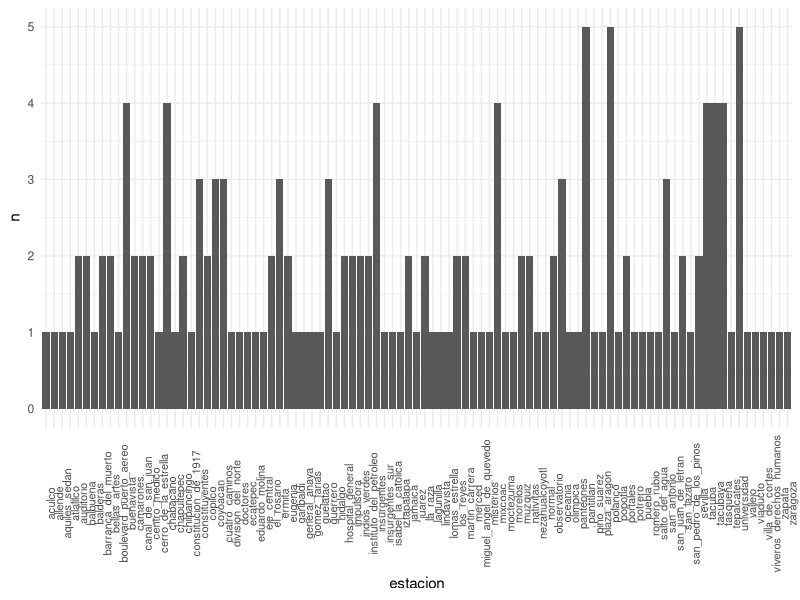
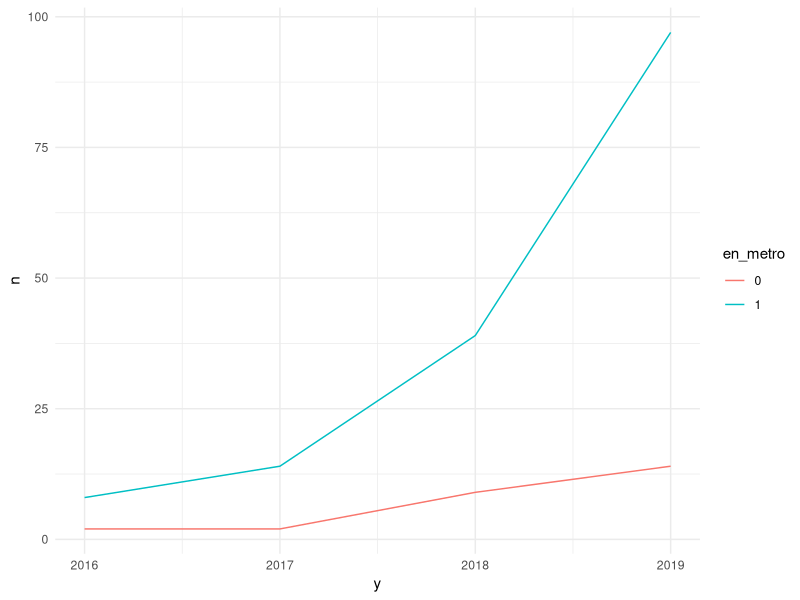

Write R code to recreate these figures, in order.
## ---- chunk 1
knitr::opts_chunk$set(echo = FALSE, warning = FALSE)
library(dplyr)
library(ggplot2)
library(knitr)
library(lubridate)
library(readr)
library(tidyr)

df <- readr::read_delim('data/clean/secuestros_mujeres_colonias.csv', delim = ';')
## ---- chunk 2
df %>%
  count(en_metro) %>%
  mutate(n = n*100/sum(n)) %>%
  kable(align = 'l')
## ---- chunk 3
df_metro <- df %>% filter(en_metro == 1)
## ---- chunk 4
df_metro %>%
  count(conocemos_estacion = !is.na(estacion)) %>%
  mutate(n = n*100/sum(n)) %>%
  kable(align = 'l')
## ---- chunk 5
df_metro %>%
  filter(!is.na(estacion)) %>%
  count(estacion) %>%
  arrange(desc(n)) %>%
  ggplot(aes(estacion, n)) +
  geom_bar(stat = 'identity') +
  theme_minimal() +
  theme(axis.text.x = element_text(angle = 90, size = 8))
## ---- chunk 6
df_metro %>%
  count(lugar_en_metro) %>%
  mutate(n = n*100/sum(n)) %>%
  kable(align = 'l')
## ---- chunk 7
df_metro %>%
  count(linea) %>%
  mutate(n = n*100/sum(n)) %>%
  arrange(desc(n)) %>%
  kable(align = 'l')
## ---- chunk 8
df %>%
  count(y = year(mdy(fecha)), en_metro = factor(en_metro)) %>%
  filter(y > 2015) %>%
  ggplot(aes(y, n, group = en_metro, color = en_metro)) +
  geom_line() +
  theme_minimal()
